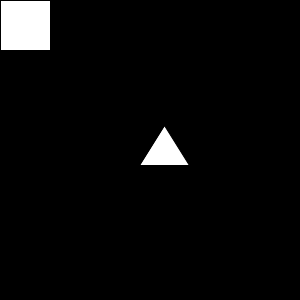
Frame 1 (no input)
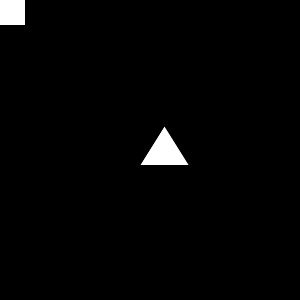
Frame 60 (the mouse pressed at the canvas centre just before this capture)
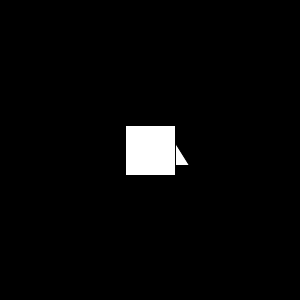
Frame 120 (the mouse held since frame 60 and released just before this capture)

The Processing sketch that drew these frames (run headless with seeded random() and noise(); from frame 60 on, the mouse is pressed at the canvas centre):

// Processing sketch: rectangle_triangle02
// ── rectangle_triangle02.pde
//rectangle vs. triangle 四邊形 碰 三角形
//如果三角形3個頂點都沒在四邊形裡,但是剛好可有切到
//而且現在是四邊形會旋轉,代表剛剛 insideRect()不能用
float tx,ty;//rectangle 50x50
float rx,ry;
void setup(){
  size(300,300);
  tx=random(100,200);
  ty=random(100,200);
}
void draw(){
  background(0);
  fill(255); triangle(tx,ty, tx-25, ty+40, tx+25,ty+40);
  if(collision() ) fill(255,0,0);
  else fill(255);
  triangle(tx,ty, tx-25, ty+40, tx+25,ty+40);
  rect(rx,ry,50,50);
  rx=mouseX-25;
  ry=mouseY-25;
}
boolean collision(){
  boolean b1 = insideTriangle(rx,   ry );
  boolean b2 = insideTriangle(rx+50,ry);
  boolean b3 = insideTriangle(rx+50,ry+50);
  boolean b4 = insideTriangle(rx,   ry+50);
  if(b1||b2||b3||b4) return true;
  else return false;
}
boolean insideTriangle( float x, float y ){
  float c1 = cross( x,y, tx,ty, tx-25, ty+40);
  float c2 = cross( x,y, tx-25,ty+40, tx+25, ty+40);
  float c3 = cross( x,y, tx+25,ty+40, tx, ty);
  println( c1 + " " + c2  + " " + c3 );
  if(c1>0 && c2>0 && c3>0) return true;//或全部小於0
  else return false;
}
float cross(float xp, float yp, float x0, float y0, float x1, float y1){
  return (xp-x0)*(y1-y0) - (yp-y0)*(x1-x0);//交叉相乘
  //  x        y
  //(xp-x0)　(yp-y0)
  //(x1-x0)　(y1-y0)
}
//boolean collision(){
//  if(insideRect(tx,ty) || insideRect(tx-25,ty+40) || insideRect(tx+25,ty+40) ) return true;
//  else return false;
//}
//boolean insideRect(float x, float y){
//  if(rx<=x && x<=rx+50 && ry<=y && y<=ry+50) return true;
//  else return false;
//}
